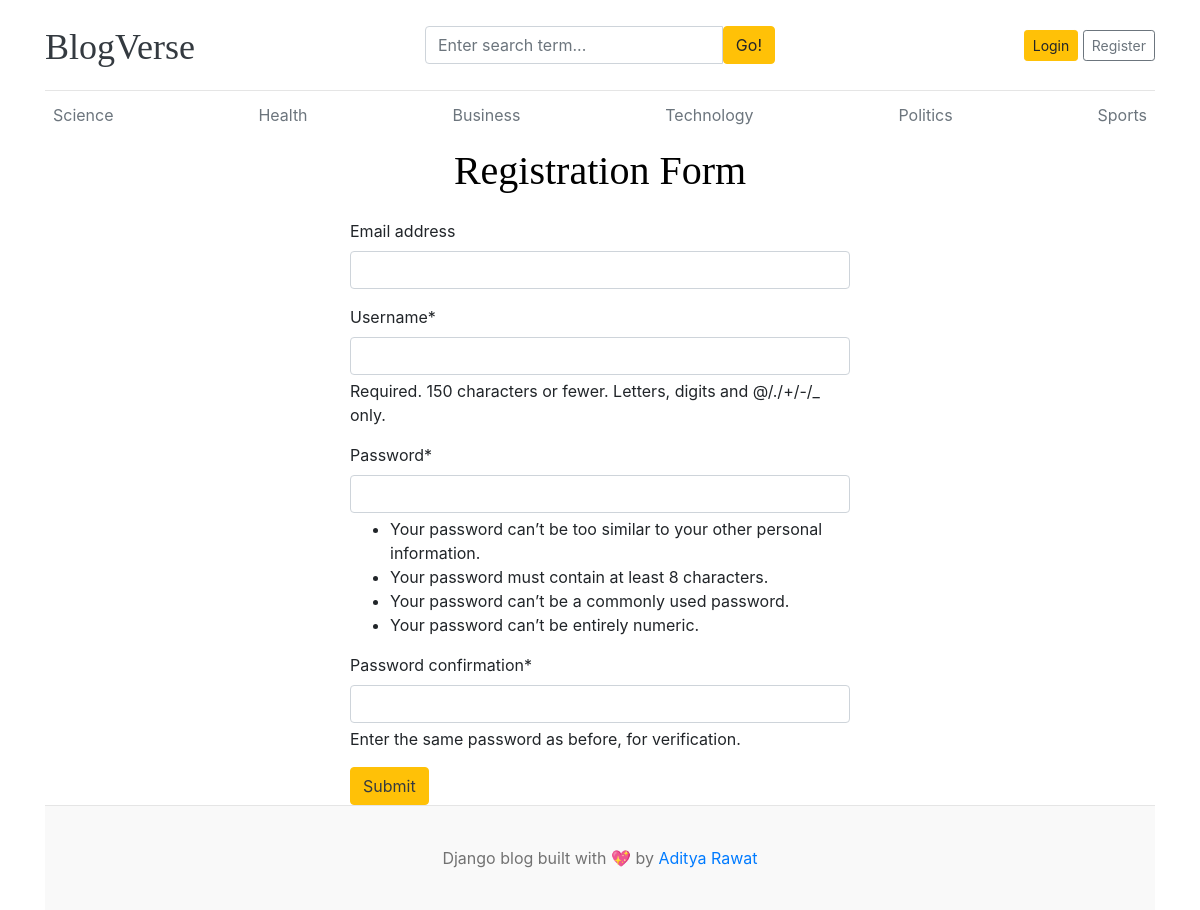
Screenshot of /register/ with the database file from the repository.
### blog/models.py (models this page shows, shortened)
class category(models.Model):
    category_name=models.CharField(max_length=250,unique=True)
    created_at=models.DateTimeField(auto_now_add=True)
    updated_at=models.DateTimeField(auto_now=True)
    class Meta:
        verbose_name_plural ='categories'

### blogmain/views.py (the view)
# urls.py: path('register/',views.register,name='register'),
def register(request):
    if request.method =='POST':
        form = RegistrationForm(request.POST)
        if form.is_valid():
            form.save()
            return redirect('register')
    else :
        form=RegistrationForm()
    context={
        'forms':form
    }
    return render(request,'register.html',context)

### blogmain/forms.py
class RegistrationForm(UserCreationForm):
    class Meta:
        model = User
        fields = ("email","username","password1","password2")

### blog/context_processors.py (called while the page is built)
def get_context(request):
    cate=category.objects.all()
    return dict(cate=cate)

def get_social(request):
    social=social_links.objects.all()
    return dict(social=social)

### templates/register.html (shortened to what this page needs)
{% extends 'base.html' %}
{% block content %}
{% load crispy_forms_tags %}
<form action="" method="POST" style="width: 500px ; margin:auto;">
    <h1 style="text-align: center; color: #000; " class="mb-4">Registration Form</h1>
    {{forms | crispy }}
    <button class="btn-warning btn text-dark " type="submit"> Submit</button>
</form>
{% endblock %}

### templates/base.html (shortened to what this page needs)
{% load static %}
<!DOCTYPE html>
<html lang="en">
<head>
    <link href="https://getbootstrap.com/docs/4.0/dist/css/bootstrap.min.css" rel="stylesheet">
    <link rel="stylesheet" href="https://cdnjs.cloudflare.com/ajax/libs/font-awesome/6.7.2/css/all.min.css">
    <link href="{% static 'css/blog.css' %}" rel="stylesheet">
</head>
<body>
    <div class="container">
        <header class="blog-header py-3">
          <div class="row flex-nowrap justify-content-between align-items-center">
            <div class="col-4 pt-1">
              <a class="blog-header-logo text-dark" style="font-size: 3vw;" href="/">BlogVerse</a>
            </div>
            <div class="col-4">
              <form action="{% url 'search' %}" method="GET">
                <div class="input-group">
                  <input class="form-control" type="text" name="keyword" value="{{ keyword }}" placeholder="Enter search term..." aria-label="Enter search term..." aria-describedby="button-search" />
                  <button type="submit" class="btn btn-warning" id="button-search" type="button">Go!</button>
              </div>
              </form>
            </div>
            <div class="col-4 d-flex justify-content-end align-items-center">
              {% if not user.is_authenticated %}
              <a class="btn btn-sm btn-warning" href="{% url 'login' %}">Login</a> &nbsp;
              <a class="btn btn-sm btn-outline-secondary" href="{% url 'register' %}">Register</a>
              {% else %}
               &emsp;
               <span><a href="{% url 'dashboard' %}">Dashboard</a></span>
               &emsp;
              <span><a href="{% url 'log' %}">Logout</a></span>
              {% endif %}
            </div>
          </div>
        </header>
        <div class="nav-scroller py-1 mb-2">
          <nav class="nav d-flex justify-content-between">
            {% for cat in cate %}
            <a class="p-2 text-muted" href="{% url 'category' cat.id %}">{{cat.category_name}}</a>
            {% endfor %}
          </nav>
        </div>
        {% block content %}
        {% endblock %}
        <footer class="blog-footer">
            <p>Django blog built with 💖 by <a href="{% url 'email' %}">Aditya Rawat</a></p>
          </footer>
</body>
</html>

### blogmain/static/css/blog.css (style rules this page uses)
.blog-header { border-bottom: 1px solid #e5e5e5; }
.blog-header-logo { font-family: "Playfair Display", Georgia, "Times New Roman", serif; font-size: 2.25rem; }
h1, h2, h3, h4, h5, h6 { font-family: "Playfair Display", Georgia, "Times New Roman", serif; }
.blog-footer { padding: 2.5rem 0; color: #727272; text-align: center; background-color: #f9f9f9; border-top: .05rem solid #e5e5e5; }
.blog-footer p:last-child { margin-bottom: 0; }

### rows the page displays
category: category_name "Science"
category: category_name "Health"
category: category_name "Business"
category: category_name "Technology"
category: category_name "Politics"
category: category_name "Sports"
